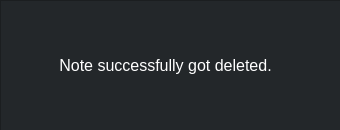
<?xml version="1.0" encoding="UTF-8"?>
<ui version="4.0">
 <class>Dialog</class>
 <widget class="QDialog" name="Dialog">
  <property name="geometry">
   <rect>
    <x>0</x>
    <y>0</y>
    <width>340</width>
    <height>130</height>
   </rect>
  </property>
  <property name="windowTitle">
   <string>Dialog</string>
  </property>
  <widget class="QFrame" name="frame_delete_description_notes">
   <property name="geometry">
    <rect>
     <x>0</x>
     <y>0</y>
     <width>341</width>
     <height>131</height>
    </rect>
   </property>
   <property name="styleSheet">
    <string notr="true">background-color: rgb(35, 39, 42);
background-color: rgb(44, 47, 51);
background-color: rgb(35, 39, 42);</string>
   </property>
   <property name="frameShape">
    <enum>QFrame::StyledPanel</enum>
   </property>
   <property name="frameShadow">
    <enum>QFrame::Raised</enum>
   </property>
   <widget class="QLabel" name="label_delete_description_notes">
    <property name="geometry">
     <rect>
      <x>50</x>
      <y>50</y>
      <width>231</width>
      <height>31</height>
     </rect>
    </property>
    <property name="font">
     <font>
      <pointsize>12</pointsize>
     </font>
    </property>
    <property name="layoutDirection">
     <enum>Qt::RightToLeft</enum>
    </property>
    <property name="styleSheet">
     <string notr="true">color: rgb(255, 255, 255);</string>
    </property>
    <property name="text">
     <string>Note successfully got deleted.</string>
    </property>
    <property name="alignment">
     <set>Qt::AlignCenter</set>
    </property>
   </widget>
  </widget>
 </widget>
 <resources/>
 <connections/>
</ui>
